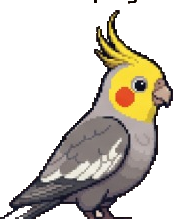
#> input picture 2d/official_poses/06_alert_警觉.png, 173 x 219 px, found by its file name; its folder holds 7 pictures in this run
$ python test_animated_features.py
#> lines starting #> are read from the running program, lines starting #| are printed output that depends on the picture
import os
from PIL import Image, ImageDraw

BASE_DIR = r"D:\pets"
POSES_DIR = os.path.join(BASE_DIR, "2d", "official_poses")

# Load poses
def load_clean_pose(filename):
#> called with filename = '06_alert_警觉.png'
    p = os.path.join(POSES_DIR, filename)
    im = Image.open(p).convert("RGBA")
#> im is the input picture: PIL image 173x219 RGBA; mean R, G, B, A 53.9, 48.5, 39, 99.9
    w, h = im.size
#> w = 173; h = 219
    visited = set()
    components = []
    fg = set()
    for y in range(h):
        for x in range(w):
            if im.getpixel((x, y))[3] > 20:
                fg.add((x, y))
    for pt in fg:
        if pt in visited: continue
        comp = []
        q = [pt]
        visited.add(pt)
        while q:
            cx, cy = q.pop()
            comp.append((cx, cy))
            for dx, dy in [(-1,0), (1,0), (0,-1), (0,1), (-1,-1), (1,1), (-1,1), (1,-1)]:
                nx, ny = cx + dx, cy + dy
                if (nx, ny) in fg and (nx, ny) not in visited:
                    visited.add((nx, ny))
                    q.append((nx, ny))
        components.append(comp)
    keep = set()
    for c in components:
        if len(c) >= 300:
            keep.update(c)
    cleaned = Image.new("RGBA", (w, h), (0, 0, 0, 0))
#> cleaned: PIL image 173x219 RGBA; every value is 0
    for pt in keep:
        cleaned.putpixel(pt, im.getpixel(pt))
    return cleaned.transpose(Image.Transpose.FLIP_LEFT_RIGHT)
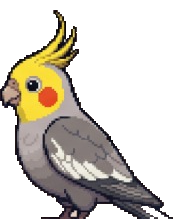
#> returned value: PIL image 173x219 RGBA; mean R, G, B, A 53.9, 48.5, 38.9, 99.7; transparent parts drawn white

alert_base = load_clean_pose("06_alert_警觉.png")
fly_base = load_clean_pose("08_flying_飞行.png")
#> call 2 of load_clean_pose, with filename = '08_flying_飞行.png'
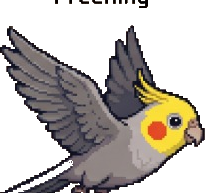
#> input picture 2d/official_poses/08_flying_飞行.png, 205 x 193 px, found by its file name
#> in load_clean_pose, im is the input picture: PIL image 205x193 RGBA; mean R, G, B, A 55.5, 50.1, 44.3, 122.4
#> in load_clean_pose (call 2), `cleaned = Image.new("RGBA", (w, h), (0, 0, 0, 0))`: cleaned: PIL image 205x193 RGBA; every value is 0
#> in load_clean_pose (call 2), `return cleaned.transpose(Image.Transpose.FLIP_LEFT_RIGHT)`:
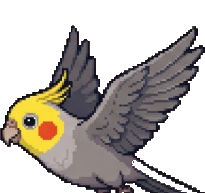
#> returned value: PIL image 205x193 RGBA; mean R, G, B, A 55.3, 50, 44.2, 121.1; transparent parts drawn white
hiss_base = load_clean_pose("07_hissing_哈气.png")
#> call 3 of load_clean_pose, with filename = '07_hissing_哈气.png'
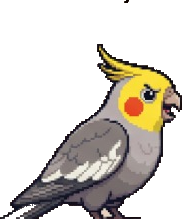
#> input picture 2d/official_poses/07_hissing_哈气.png, 182 x 219 px, found by its file name
#> in load_clean_pose, im is the input picture: PIL image 182x219 RGBA; mean R, G, B, A 49.2, 44.2, 36.5, 91.3
#> in load_clean_pose (call 3), `cleaned = Image.new("RGBA", (w, h), (0, 0, 0, 0))`: cleaned: PIL image 182x219 RGBA; every value is 0
#> in load_clean_pose (call 3), `return cleaned.transpose(Image.Transpose.FLIP_LEFT_RIGHT)`:
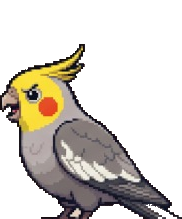
#> returned value: PIL image 182x219 RGBA; mean R, G, B, A 49.2, 44.2, 36.5, 91.2; transparent parts drawn white

# Palette
C_DARK = (28, 24, 26, 255)
C_BEAK = (175, 140, 130, 255)
C_BEAK_LIGHT = (205, 175, 165, 255)
C_MOUTH_DARK = (25, 15, 20, 255)
C_TONGUE = (220, 115, 120, 255)
C_YELLOW = (248, 230, 84, 255)

# --- Test 1: Beak Open Variations on Alert Base ---
# In alert_base (width 173, height 219):
# The beak hook is at x in [0, 30], y in [70, 95]
# Let's verify coordinates in alert_base:
for y in range(70, 95, 5):
    xs = [x for x in range(alert_base.width) if alert_base.getpixel((x, y))[3] > 50]
    print(f'alert_base y={y}: min_x={min(xs)}')
#> this loop made 5 passes
#| alert_base y=70: min_x=11
#| alert_base y=75: min_x=7
#| alert_base y=80: min_x=6
#| alert_base y=85: min_x=4
#| alert_base y=90: min_x=0
